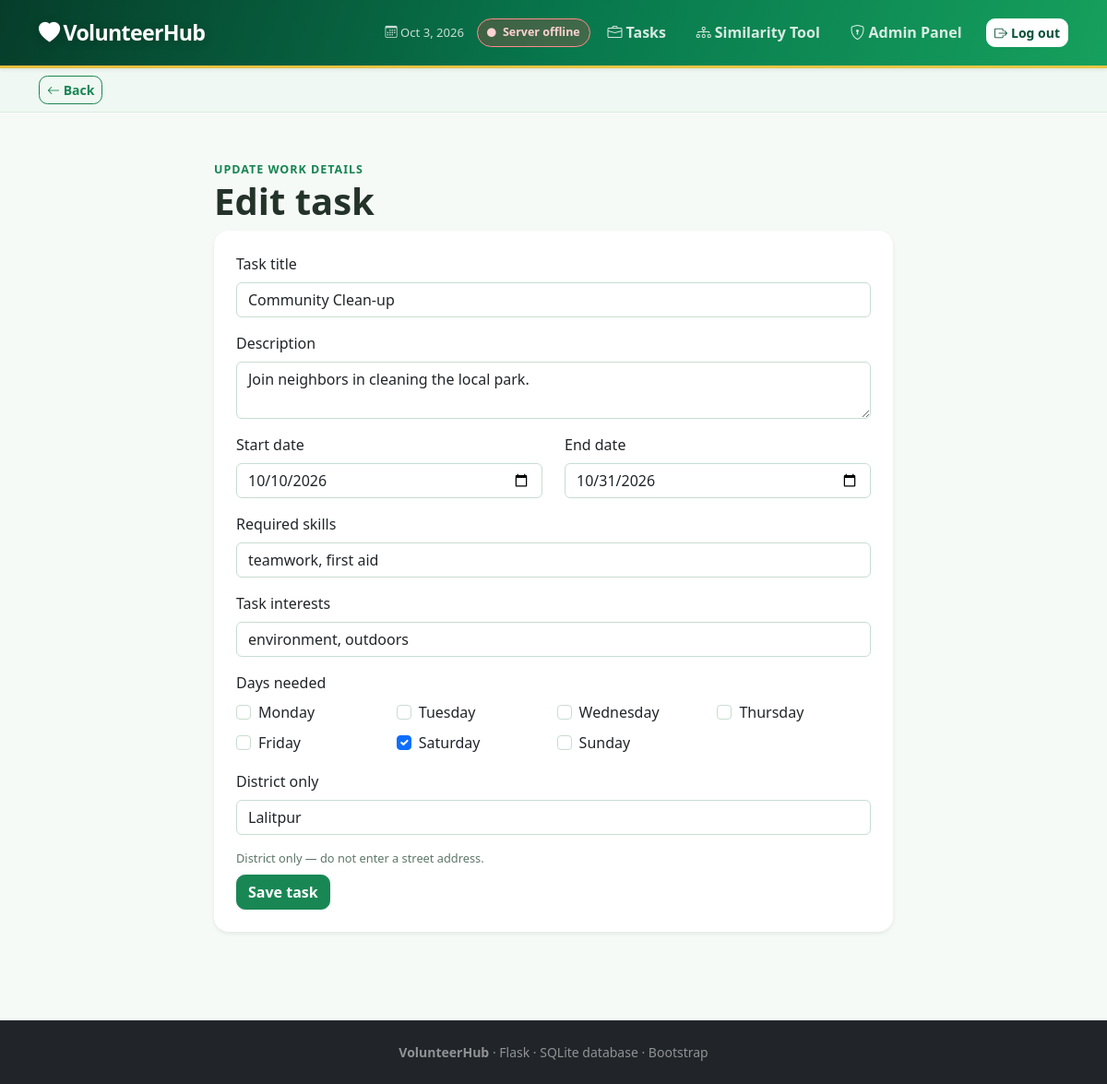
The page /admin/task/2/edit (signed in) on the database its author committed.
### tables this page shows
CREATE TABLE tasks (id INTEGER PRIMARY KEY AUTOINCREMENT, title TEXT NOT NULL, description TEXT NOT NULL, required_skills TEXT DEFAULT '', interests TEXT DEFAULT '', availability TEXT DEFAULT '', location TEXT DEFAULT '', image_filename TEXT, organization_id INTEGER, start_date TEXT, end_date TEXT);

### app.py (the view, shortened to what this page needs)
@app.route("/organization/task/<int:task_id>/edit",methods=("GET","POST"))
@app.route("/admin/task/<int:task_id>/edit",methods=("GET","POST"))
@require("organization","admin")
def edit_task(task_id):
    con=db(); task=con.execute("SELECT * FROM tasks WHERE id=?",(task_id,)).fetchone()
    if not owns(task): flash("You can only manage your own tasks.","danger"); return redirect(url_for("manage_tasks"))
    return render_template("edit_task.html",task=task)

### app.py (called while the page is built)
def db():
    if "db" not in g:
        g.db=sqlite3.connect(app.config["DATABASE"]); g.db.row_factory=sqlite3.Row
    return g.db

@app.teardown_appcontext
def close(error=None):
    if g.get("db"): g.db.close()

def require(*roles):
    def deco(view):
        @wraps(view)
        def wrapped(*args,**kwargs):
            if "user_id" not in session: return redirect(url_for("login"))
            if roles and session.get("role") not in roles: flash("You do not have permission for this page.","danger"); return redirect(url_for("home"))
            return view(*args,**kwargs)
        return wrapped
    return deco

@app.context_processor
def nav():
    photo=None
    if session.get("role")=="volunteer":
        row=db().execute("SELECT photo_filename FROM volunteer_profiles WHERE user_id=?",(session["user_id"],)).fetchone(); photo=row["photo_filename"].replace("uploads/","") if row and row["photo_filename"] else None
    return {"nav_photo":photo,"unread_notifications":0}

def owns(task): return session.get("role")=="admin" or (task and task["organization_id"]==session.get("user_id"))

### templates/edit_task.html
{% extends 'base.html' %}{% block content %}{% set days=['Monday','Tuesday','Wednesday','Thursday','Friday','Saturday','Sunday'] %}<div class="container py-5"><div class="row justify-content-center"><div class="col-lg-8"><span class="eyebrow">Update work details</span><h1 class="fw-bold">Edit task</h1><div class="card border-0 shadow-sm"><div class="card-body p-4"><form method="post"><label class="form-label">Task title</label><input class="form-control mb-3" name="title" value="{{task.title}}" required><label class="form-label">Description</label><textarea class="form-control mb-3" name="description" required>{{task.description}}</textarea><div class="row"><div class="col-md-6"><label class="form-label">Start date</label><input class="form-control mb-3" type="date" name="start_date" value="{{task.start_date or ''}}" required></div><div class="col-md-6"><label class="form-label">End date</label><input class="form-control mb-3" type="date" name="end_date" value="{{task.end_date or ''}}" required></div></div><label class="form-label">Required skills</label><input class="form-control mb-3" name="required_skills" value="{{task.required_skills}}" required><label class="form-label">Task interests</label><input class="form-control mb-3" name="interests" value="{{task.interests}}"><label class="form-label">Days needed</label><div class="check-grid mb-3">{% for day in days %}<div class="form-check"><input class="form-check-input" type="checkbox" name="availability" value="{{day}}" id="day{{loop.index}}" {% if day|lower in task.availability|lower %}checked{% endif %}><label class="form-check-label" for="day{{loop.index}}">{{day}}</label></div>{% endfor %}</div><label class="form-label">District only</label><input class="form-control mb-3" name="location" value="{{task.location}}" placeholder="District only, e.g. Kathmandu" required><button class="btn btn-success">Save task</button></form></div></div></div></div></div>{% endblock %}

### static/css/style.css (style rules this page uses)
body { background: #f6faf7; color: #24332a; }
.card { border-radius: 1rem; transition: transform .2s ease, box-shadow .2s ease; }
.check-grid { display: grid; grid-template-columns: repeat(auto-fit, minmax(150px, 1fr)); gap: .45rem; }
.btn { border-radius: .6rem; font-weight: 600; }
.form-control, .form-check-input { border-color: #c8ddd1; }
.eyebrow { color: #168552; font-weight: 700; letter-spacing: .08em; font-size: .78rem; text-transform: uppercase; }

### rows shown on the page
tasks: title "Community Clean-up", description "Join neighbors in cleaning the local park.", start_date "10/10/2026", end_date "10/31/2026", required_skills "teamwork, first aid", interests "environment, outdoors", availability "☑", location "Lalitpur"

### other values the page prints
{{ day }} "Monday" "Tuesday" "Wednesday" "Thursday" "Friday" "Saturday" "Sunday"
